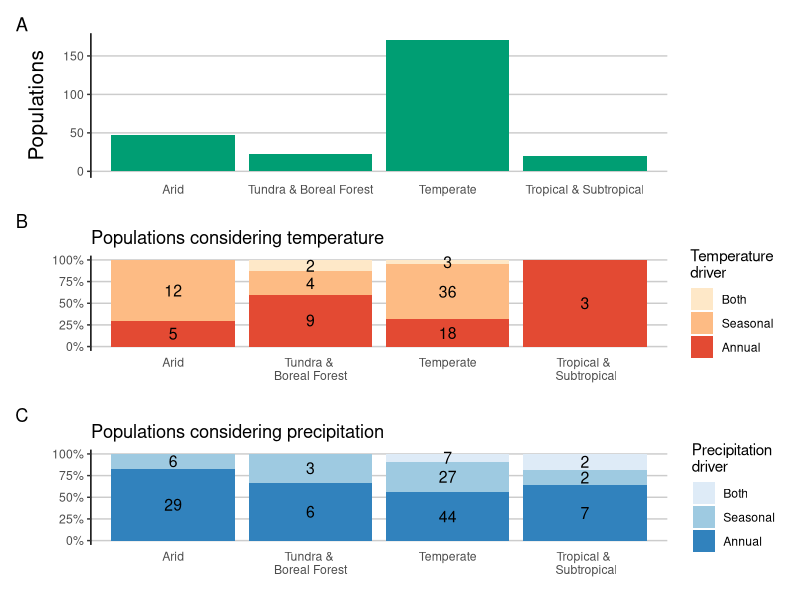

Write the R code that produced this figure.
## Create plots for an overview of populations in the plant revies (Compagnoni et al., in preperation)
##

library(dplyr)
library(ggplot2)
library(grid)
library(gridExtra)
library(scales)
library(patchwork)

data <- readxl::read_excel("Analysis/Lit_review/Biomes from sApropos.xlsx",sheet = "Sheet1", skip = 1)
data <- data[!is.na(data$Biome),]


### Divide into Regions --------------------------------------------------------------------------------------

Tropical <- c("TMB", "TDB", "TSC", "TGV", "MAN")
Temperate <-  c("FGS", "TBM", "TGS", "TCF", "MED")
Alpine <- c("MON")
Tundra <- c("TUN", "BOR")
Boreal <- c("BOR")
Arid <- c("DES")

data$region <- 1
data$region[which(data$Biome %in% Tropical)] <- "Tropical & Subtropical"
data$region[which(data$Biome %in% Temperate)] <- "Temperate"
data$region[which(data$Biome %in% Alpine)] <- "Alpine"
data$region[which(data$Biome %in% Tundra)] <- "Tundra & Boreal Forest"
#data$region[which(data$Biome %in% Boreal)] <- "Boreal Forest"
data$region[which(data$Biome %in% Arid)] <- "Arid"
data$region <- factor(data$region, levels = c("Arid", "Tundra & Boreal Forest", "Temperate", "Tropical & Subtropical"))


## Prepare dataframes ---------------------------------------------------------------------------------------------

df <- data %>%
  group_by(region) %>%
  summarise(Populations = length(unique(c(plant_species, Population))))
             

df1 <- data %>%
  group_by(region, TType) %>%
  summarise(Populations = length(unique(c(plant_species, Population)))) %>%
  na.omit(TType)

df1$total2 <- 1
df1$total2[which(df1$region=="Arid")] = sum(df1$Populations[which(df1$region == "Arid")])
df1$total2[which(df1$region=="Tundra & Boreal Forest")] = sum(df1$Populations[which(df1$region == "Tundra & Boreal Forest")])
df1$total2[which(df1$region=="Temperate")] = sum(df1$Populations[which(df1$region == "Temperate")])
df1$total2[which(df1$region=="Tropical & Subtropical")] = sum(df1$Populations[which(df1$region == "Tropical & Subtropical")])
df1$relative2 <- df1$Populations/df1$total2
df1$TType <- factor(df1$TType, levels = c("Both", "Seasonal", "Annual"))

df2 <- data %>%
  group_by(region, Ptype) %>%
  summarise(Populations = length(unique(c(plant_species, Population)))) %>%
  na.omit(Ptype)

df2$total2 <- 1
df2$total2[which(df2$region=="Arid")] = sum(df2$Populations[which(df2$region == "Arid")])
df2$total2[which(df2$region=="Tundra & Boreal Forest")] = sum(df2$Populations[which(df2$region == "Tundra & Boreal Forest")])
df2$total2[which(df2$region=="Temperate")] = sum(df2$Populations[which(df2$region == "Temperate")])
df2$total2[which(df2$region=="Tropical & Subtropical")] = sum(df2$Populations[which(df2$region == "Tropical & Subtropical")])
df2$relative2 <- df2$Populations/df2$total2

df2$Ptype <- factor(df2$Ptype, levels = c("Both", "Seasonal", "Annual"))

### Include those studies that don't considere the specific driver  ------------------------------------------------------------------------------------
# df <- data %>%
#   group_by(region) %>%
#   summarise(Populations = length(unique(c(plant_species, Population))))
# 
# 
# df1 <- data %>%
#   group_by(region, TType) %>%
#   summarise(Populations = length(unique(c(plant_species, Population)))) 
# 
# df1$TType[which(is.na(df1$TType))] <- "None"
# df1$total2 <- 1
# df1$total2[which(df1$region=="Arid")] = sum(df1$Populations[which(df1$region == "Arid")])
# df1$total2[which(df1$region=="Tundra and Boreal Forest")] = sum(df1$Populations[which(df1$region == "Tundra and Boreal Forest")])
# df1$total2[which(df1$region=="Temperate")] = sum(df1$Populations[which(df1$region == "Temperate")])
# df1$total2[which(df1$region=="Tropical & Subtropical")] = sum(df1$Populations[which(df1$region == "Tropical & Subtropical")])
# df1$relative2 <- df1$Populations/df1$total2
# df1$TType <- factor(df1$TType, levels = c("None", "Both", "Seasonal", "Annual"))
# 
# df2 <- data %>%
#   group_by(region, Ptype) %>%
#   summarise(Populations = length(unique(c(plant_species, Population)))) 
# 
# df2$Ptype[which(is.na(df2$Ptype))] <- "None"
# df2$total2 <- 1
# df2$total2[which(df2$region=="Arid")] = sum(df2$Populations[which(df2$region == "Arid")])
# df2$total2[which(df2$region=="Tundra and Boreal Forest")] = sum(df2$Populations[which(df2$region == "Tundra and Boreal Forest")])
# df2$total2[which(df2$region=="Temperate")] = sum(df2$Populations[which(df2$region == "Temperate")])
# df2$total2[which(df2$region=="Tropical & Subtropical")] = sum(df2$Populations[which(df2$region == "Tropical & Subtropical")])
# df2$relative2 <- df2$Populations/df2$total2
# 
# df2$Ptype <- factor(df2$Ptype, levels = c("None", "Both", "Seasonal", "Annual"))
# 

### Absolute population numbers ------------------------------------------------------------------------------------

byBiome <- ggplot(data = df, aes(x=region, y=Populations)) +
  geom_bar(stat = "identity", fill = "#009E73") +
  labs(fill = "Biomes") +
  theme_classic() +
  theme(legend.position = "none",
        axis.title.y = element_text(size = 15),
        axis.title.x = element_blank(),
        axis.line.x = element_blank(),
        axis.ticks.x = element_blank(),
        panel.grid.major.y = element_line(colour = "grey80"))


### Relative bargraphs ----------------------------------------------------------------------------------------------------

CTemp <- ggplot(data = df1, aes(x = region , y= relative2, fill = TType, label = Populations )) +
  geom_bar(stat = "identity") +
  geom_text(size = 4, position = position_stack(vjust = 0.5)) +
  scale_x_discrete(name = element_blank(), labels = c("Arid", "Tundra & \nBoreal Forest", "Temperate", "Tropical & \n Subtropical")) +
  scale_y_continuous(labels=scales::percent_format(accuracy = 1), name = element_blank())+
  labs(fill = "Temperature \ndriver", title = "Populations considering temperature")+
  scale_fill_brewer(palette = "OrRd" ) +
  theme_classic()+
  theme(axis.line.x = element_blank(),
        axis.ticks.x = element_blank(),
        panel.grid.major.y = element_line(colour = "grey80"))

CPrcp <- ggplot(data = df2, aes(x = region , y= relative2, fill = Ptype, label = Populations )) +
  geom_bar(stat = "identity") +
  geom_text(size = 4, position = position_stack(vjust = 0.5))+
  scale_x_discrete(name = element_blank(), labels = c("Arid", "Tundra & \nBoreal Forest", "Temperate", "Tropical & \n Subtropical")) +
  scale_y_continuous(labels=scales::percent_format(accuracy = 1), name = element_blank())+
  labs(fill = "Precipitation \ndriver", title = "Populations considering precipitation") +
  scale_fill_brewer(palette = "Blues" ) +
  theme_classic() +
  theme(axis.line.x = element_blank(),
        axis.ticks.x = element_blank(),
        panel.grid.major.y = element_line(colour = "grey80"))


### Arrange all options --------------------------------------------------------------------------------

All <- byBiome / (CTemp / CPrcp)  + 
  plot_layout(heights = c(1,2)) + 
  plot_annotation(tag_levels = c('A'))


### Save plots ----------------------------------------------------------------------------------------

ggsave("Visual/Biomeplot.png", All, width = 8, height = 9)

